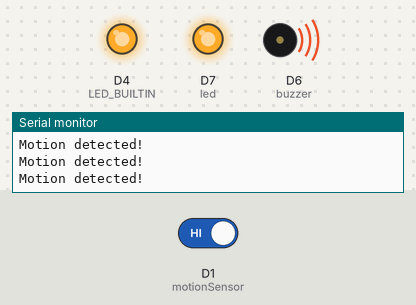
The sketch below on a simulated ESP8266 (NodeMCU). On the bench: output pins drawn as LEDs (lit = HIGH, except the on-board LED, lit = LOW), buzzer (waves = sounding, pin HIGH), the last lines printed to the serial monitor. The inputs (shaded band) are chosen by the test bench; at power-on: D1 (motionSensor) HIGH.

Above: at 2.7 s.
2.8 s: D1 (motionSensor) driven LOW
At 4.0 s:
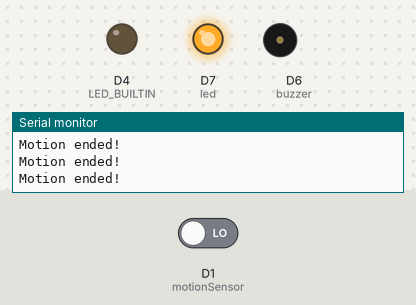
4.3 s: D1 (motionSensor) driven HIGH
At 5.4 s:
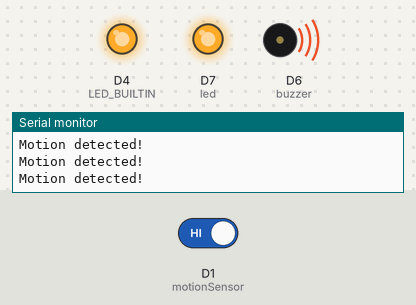
Timing chart, 0 to 7.3 s (numbered marks = the images above; inputs shaded):
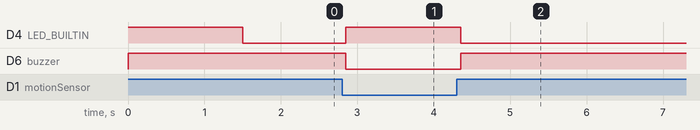

Measured:
- after the input at 2.8 s, D4 (LED_BUILTIN): LOW → HIGH after 0.05 s; D6 (buzzer): HIGH → LOW after 0.05 s
- after the input at 4.3 s, D4 (LED_BUILTIN): HIGH → LOW after 0.05 s; D6 (buzzer): LOW → HIGH after 0.05 s

The sketch:

IOT_Project.ino
```cpp
int motionSensor = D1;
int buzzer = D6;
int led = D7;

//int LED = D4;  // LED 2

void setup() {
  // put your setup code here, to run once:

  Serial.begin(9600);

  pinMode(LED_BUILTIN, OUTPUT);
  pinMode(buzzer, OUTPUT);
  pinMode(led, OUTPUT);

  //pinMode(LED, OUTPUT);  //LED ON

  digitalWrite(LED_BUILTIN, HIGH);
  digitalWrite(buzzer,HIGH);
  digitalWrite(led,HIGH);

  pinMode(motionSensor, INPUT);

  delay(1500);

  Serial.println("Motion sensor test.");
}

unsigned long currentTime;

const unsigned long motionCheckInterval = 150UL;
unsigned long previousMotionCheckTime = 0;

void loop() {
  // put your main code here, to run repeatedly:

  currentTime = millis();

  if (currentTime - previousMotionCheckTime >= motionCheckInterval) {

    int isMotionDetected = digitalRead(motionSensor);

    if (isMotionDetected == 0) {

      Serial.println("Motion ended!");
      digitalWrite(LED_BUILTIN, HIGH);
      digitalWrite(buzzer,LOW);
      digitalWrite(led, HIGH);
    } else {

      Serial.println("Motion detected!");
      digitalWrite(LED_BUILTIN, LOW);
      digitalWrite(buzzer,HIGH);
      digitalWrite(led, HIGH);
    }

    previousMotionCheckTime = currentTime;
  }
}
```
